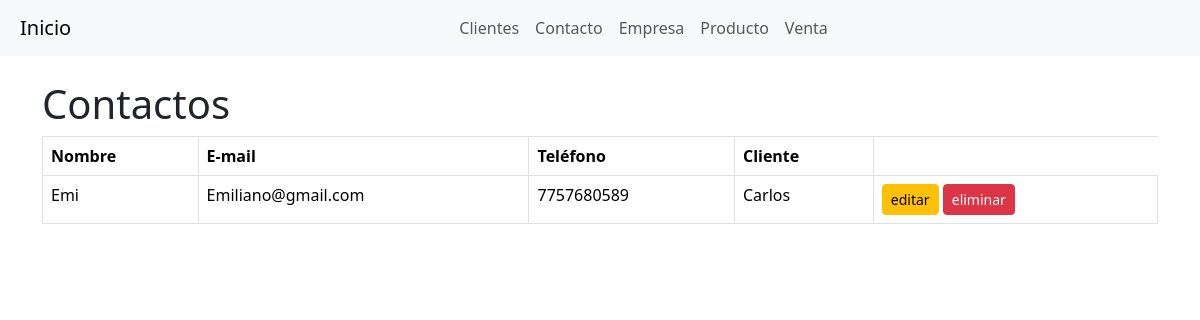
/contactos/, run on the app's committed database.
### myapp/models.py (models this page shows, shortened)
class Contacto(models.Model):
    nombre = models.CharField(max_length=100)
    email = models.EmailField()
    telefono = models.CharField(max_length=15)
    cliente = models.ForeignKey(Cliente, on_delete=models.CASCADE)

class Cliente(models.Model):
    nombre = models.CharField(max_length=100)
    email = models.EmailField()
    telefono = models.CharField(max_length=15)
    direccion = models.CharField(max_length=255)
    def __str__(self):
        return self.nombre

### myapp/views.py (the view)
# urls.py: path('contactos/', views.contacto_list, name='contacto_list'),
def contacto_list(request):
    contactos = Contacto.objects.all()
    return render(request, 'contacto_list.html', {'contactos': contactos})

### myapp/templates/contacto_list.html (shortened to what this page needs)
<html>
<head>
    <link href="https://cdn.jsdelivr.net/npm/bootstrap@5.3.3/dist/css/bootstrap.min.css" rel="stylesheet" />
</head>
<body>
    <nav class="navbar navbar-expand-lg navbar-light bg-light">
        <a class="navbar-brand" href="{% url 'admin_dashboard' %}">Inicio</a>
        <div class="collapse navbar-collapse" id="navbarNav">
          <ul class="navbar-nav">
            <li class="nav-item">
              <a class="nav-link" href="{% url 'cliente_list' %}">Clientes</a>
            </li>
            <li class="nav-item">
              <a class="nav-link" href="{% url 'contacto_list' %}">Contacto</a>
            </li>
            <li class="nav-item">
              <a class="nav-link" href="{% url 'empresa_list' %}">Empresa</a>
            </li>
            <li class="nav-item">
              <a class="nav-link" href="{% url 'producto_list' %}">Producto</a>
            </li>
            <li class="nav-item">
              <a class="nav-link" href="{% url 'venta_list' %}">Venta</a>
            </li>
          </ul>
        </div>
      </nav>
    <div class="container">
      <h1 class="mt-4">Contactos</h1>
      <table class="table table-bordered">
        <thead>
          <tr>
              <th>Nombre</th>
              <th>E-mail</th>
              <th>Teléfono</th>
              <th>Cliente</th>
          </tr>
      </thead>
      <tbody>
        {% for contacto in contactos %}
        <tr>
            <td>{{ contacto.nombre }}</td>
            <td>{{ contacto.email }}</td>
            <td>{{ contacto.telefono }}</td>
            <td>{{ contacto.cliente }}</td>
            <td>
              <a href="{% url 'contacto_edit' contacto.pk %}"  class="btn btn-warning btn-sm">editar</a>
              <a href="{% url 'contacto_delete' contacto.pk %}"  class="btn btn-danger btn-sm">eliminar</a>
            </td>
        </tr>
        {% endfor %}
      </tbody>
      </table>
    </div>
</body>
</html>

### myapp/templates/contacto_list.html (style rules this page uses)
.navbar-nav { width: 100%; display: flex; justify-content: center; }
.navbar-brand { margin-left: 20px; display: flex; justify-content: center; }

### data on the page
Contacto: nombre "Emi", email "Emiliano@gmail.com", telefono "7757680589", cliente "Carlos"
